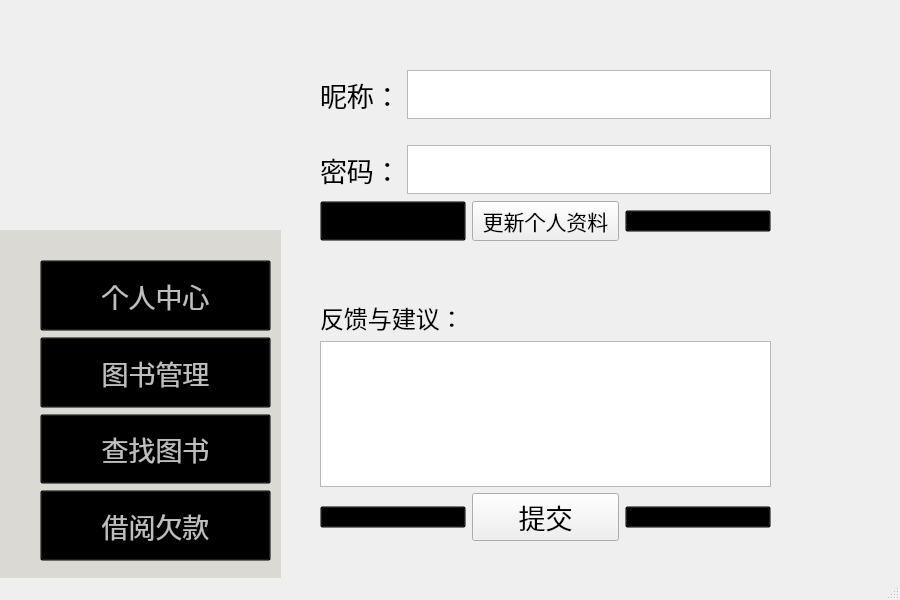
<?xml version="1.0" encoding="UTF-8"?>
<ui version="4.0">
 <class>MyWindow</class>
 <widget class="QMainWindow" name="MyWindow">
  <property name="geometry">
   <rect>
    <x>0</x>
    <y>0</y>
    <width>900</width>
    <height>600</height>
   </rect>
  </property>
  <property name="sizePolicy">
   <sizepolicy hsizetype="Expanding" vsizetype="Expanding">
    <horstretch>0</horstretch>
    <verstretch>0</verstretch>
   </sizepolicy>
  </property>
  <property name="windowTitle">
   <string>MyWindow</string>
  </property>
  <property name="layoutDirection">
   <enum>Qt::LayoutDirection::LeftToRight</enum>
  </property>
  <property name="autoFillBackground">
   <bool>false</bool>
  </property>
  <property name="styleSheet">
   <string notr="true">QPushButton {
    opacity: 0;  /* 设置按钮透明度 */
}</string>
  </property>
  <widget class="QWidget" name="centralwidget">
   <property name="enabled">
    <bool>true</bool>
   </property>
   <widget class="QWidget" name="verticalLayoutWidget">
    <property name="geometry">
     <rect>
      <x>0</x>
      <y>230</y>
      <width>281</width>
      <height>361</height>
     </rect>
    </property>
    <layout class="QVBoxLayout" name="mode">
     <item>
      <widget class="QFrame" name="frame">
       <property name="enabled">
        <bool>false</bool>
       </property>
       <property name="autoFillBackground">
        <bool>false</bool>
       </property>
       <property name="styleSheet">
        <string notr="true">QFrame {
    background-color: rgb(218,217,211); 
}
</string>
       </property>
       <property name="frameShape">
        <enum>QFrame::Shape::NoFrame</enum>
       </property>
       <property name="frameShadow">
        <enum>QFrame::Shadow::Plain</enum>
       </property>
       <widget class="QWidget" name="verticalLayoutWidget_2">
        <property name="geometry">
         <rect>
          <x>40</x>
          <y>30</y>
          <width>231</width>
          <height>301</height>
         </rect>
        </property>
        <layout class="QVBoxLayout" name="verticalLayout_2">
         <item>
          <widget class="QPushButton" name="PersonalMode_Button">
           <property name="sizePolicy">
            <sizepolicy hsizetype="Expanding" vsizetype="Expanding">
             <horstretch>0</horstretch>
             <verstretch>0</verstretch>
            </sizepolicy>
           </property>
           <property name="font">
            <font>
             <pointsize>20</pointsize>
            </font>
           </property>
           <property name="layoutDirection">
            <enum>Qt::LayoutDirection::LeftToRight</enum>
           </property>
           <property name="autoFillBackground">
            <bool>false</bool>
           </property>
           <property name="styleSheet">
            <string notr="true">QPushButton {
    background-color: transparent;
}</string>
           </property>
           <property name="text">
            <string>个人中心</string>
           </property>
          </widget>
         </item>
         <item>
          <widget class="QPushButton" name="BookMode_Button">
           <property name="sizePolicy">
            <sizepolicy hsizetype="Expanding" vsizetype="Expanding">
             <horstretch>0</horstretch>
             <verstretch>0</verstretch>
            </sizepolicy>
           </property>
           <property name="font">
            <font>
             <pointsize>20</pointsize>
            </font>
           </property>
           <property name="layoutDirection">
            <enum>Qt::LayoutDirection::LeftToRight</enum>
           </property>
           <property name="autoFillBackground">
            <bool>false</bool>
           </property>
           <property name="styleSheet">
            <string notr="true">QPushButton {
    background-color: transparent;
}</string>
           </property>
           <property name="text">
            <string>图书管理</string>
           </property>
          </widget>
         </item>
         <item>
          <widget class="QPushButton" name="FindBookMode_Button">
           <property name="sizePolicy">
            <sizepolicy hsizetype="Expanding" vsizetype="Expanding">
             <horstretch>0</horstretch>
             <verstretch>0</verstretch>
            </sizepolicy>
           </property>
           <property name="font">
            <font>
             <pointsize>20</pointsize>
            </font>
           </property>
           <property name="layoutDirection">
            <enum>Qt::LayoutDirection::LeftToRight</enum>
           </property>
           <property name="autoFillBackground">
            <bool>false</bool>
           </property>
           <property name="styleSheet">
            <string notr="true">QPushButton {
    background-color: transparent;
}</string>
           </property>
           <property name="text">
            <string>查找图书</string>
           </property>
          </widget>
         </item>
         <item>
          <widget class="QPushButton" name="PayMode_Button">
           <property name="sizePolicy">
            <sizepolicy hsizetype="Expanding" vsizetype="Expanding">
             <horstretch>0</horstretch>
             <verstretch>0</verstretch>
            </sizepolicy>
           </property>
           <property name="font">
            <font>
             <pointsize>20</pointsize>
            </font>
           </property>
           <property name="layoutDirection">
            <enum>Qt::LayoutDirection::LeftToRight</enum>
           </property>
           <property name="autoFillBackground">
            <bool>false</bool>
           </property>
           <property name="styleSheet">
            <string notr="true">QPushButton {
    background-color: transparent;
}</string>
           </property>
           <property name="text">
            <string>借阅欠款</string>
           </property>
          </widget>
         </item>
        </layout>
       </widget>
      </widget>
     </item>
    </layout>
   </widget>
   <widget class="QLabel" name="logo">
    <property name="enabled">
     <bool>true</bool>
    </property>
    <property name="geometry">
     <rect>
      <x>0</x>
      <y>0</y>
      <width>281</width>
      <height>271</height>
     </rect>
    </property>
    <property name="styleSheet">
     <string notr="true">QLabel {
    background-color: transparent;
}
</string>
    </property>
    <property name="frameShape">
     <enum>QFrame::Shape::NoFrame</enum>
    </property>
    <property name="frameShadow">
     <enum>QFrame::Shadow::Plain</enum>
    </property>
    <property name="text">
     <string/>
    </property>
    <property name="pixmap">
     <pixmap resource="resources.qrc">:/images/E:/document/year_one/3rd/Logo.png</pixmap>
    </property>
    <property name="scaledContents">
     <bool>true</bool>
    </property>
    <property name="wordWrap">
     <bool>false</bool>
    </property>
    <property name="openExternalLinks">
     <bool>false</bool>
    </property>
    <property name="textInteractionFlags">
     <set>Qt::TextInteractionFlag::LinksAccessibleByMouse</set>
    </property>
   </widget>
   <widget class="QWidget" name="verticalLayoutWidget_3">
    <property name="geometry">
     <rect>
      <x>320</x>
      <y>70</y>
      <width>451</width>
      <height>171</height>
     </rect>
    </property>
    <layout class="QVBoxLayout" name="personal">
     <item>
      <layout class="QFormLayout" name="formLayout_2">
       <item row="0" column="0">
        <widget class="QLabel" name="label">
         <property name="font">
          <font>
           <pointsize>20</pointsize>
          </font>
         </property>
         <property name="text">
          <string>昵称：</string>
         </property>
        </widget>
       </item>
       <item row="1" column="0">
        <widget class="QLabel" name="label_3">
         <property name="text">
          <string/>
         </property>
        </widget>
       </item>
       <item row="2" column="0">
        <widget class="QLabel" name="label_2">
         <property name="font">
          <font>
           <pointsize>20</pointsize>
          </font>
         </property>
         <property name="text">
          <string>密码：</string>
         </property>
        </widget>
       </item>
       <item row="2" column="1">
        <widget class="QTextBrowser" name="textBrowser_2"/>
       </item>
       <item row="0" column="1">
        <widget class="QTextBrowser" name="textBrowser"/>
       </item>
      </layout>
     </item>
     <item>
      <layout class="QHBoxLayout" name="horizontalLayout_3">
       <item>
        <widget class="QPushButton" name="None_3">
         <property name="enabled">
          <bool>false</bool>
         </property>
         <property name="sizePolicy">
          <sizepolicy hsizetype="Preferred" vsizetype="Preferred">
           <horstretch>0</horstretch>
           <verstretch>0</verstretch>
          </sizepolicy>
         </property>
         <property name="maximumSize">
          <size>
           <width>16777215</width>
           <height>16777215</height>
          </size>
         </property>
         <property name="styleSheet">
          <string notr="true">QPushButton {
    opacity: 0;  /* 设置按钮透明度 */
background-color: transparent;
}</string>
         </property>
         <property name="text">
          <string> </string>
         </property>
        </widget>
       </item>
       <item>
        <widget class="QPushButton" name="pushButton_3">
         <property name="font">
          <font>
           <pointsize>16</pointsize>
          </font>
         </property>
         <property name="text">
          <string>更新个人资料</string>
         </property>
        </widget>
       </item>
       <item>
        <widget class="QPushButton" name="None_4">
         <property name="enabled">
          <bool>false</bool>
         </property>
         <property name="styleSheet">
          <string notr="true">QPushButton {
    opacity: 0;  /* 设置按钮透明度 */
background-color: transparent;
}</string>
         </property>
         <property name="text">
          <string> </string>
         </property>
        </widget>
       </item>
      </layout>
     </item>
    </layout>
   </widget>
   <widget class="QWidget" name="verticalLayoutWidget_4">
    <property name="geometry">
     <rect>
      <x>320</x>
      <y>300</y>
      <width>451</width>
      <height>241</height>
     </rect>
    </property>
    <layout class="QVBoxLayout" name="request">
     <item>
      <widget class="QLabel" name="label_4">
       <property name="font">
        <font>
         <pointsize>18</pointsize>
        </font>
       </property>
       <property name="text">
        <string>反馈与建议：</string>
       </property>
      </widget>
     </item>
     <item>
      <widget class="QTextEdit" name="textEdit"/>
     </item>
     <item>
      <layout class="QHBoxLayout" name="horizontalLayout_2">
       <item>
        <widget class="QPushButton" name="None_2">
         <property name="enabled">
          <bool>false</bool>
         </property>
         <property name="styleSheet">
          <string notr="true">QPushButton {
    opacity: 0;  /* 设置按钮透明度 */
background-color: transparent;
}</string>
         </property>
         <property name="text">
          <string> </string>
         </property>
        </widget>
       </item>
       <item>
        <widget class="QPushButton" name="pushButton_2">
         <property name="font">
          <font>
           <pointsize>20</pointsize>
          </font>
         </property>
         <property name="text">
          <string>提交</string>
         </property>
        </widget>
       </item>
       <item>
        <widget class="QPushButton" name="None_1">
         <property name="enabled">
          <bool>false</bool>
         </property>
         <property name="styleSheet">
          <string notr="true">QPushButton {
    opacity: 0;  /* 设置按钮透明度 */
background-color: transparent;
}</string>
         </property>
         <property name="text">
          <string> </string>
         </property>
        </widget>
       </item>
      </layout>
     </item>
    </layout>
   </widget>
   <widget class="QLabel" name="cat_1">
    <property name="geometry">
     <rect>
      <x>730</x>
      <y>350</y>
      <width>171</width>
      <height>221</height>
     </rect>
    </property>
    <property name="sizePolicy">
     <sizepolicy hsizetype="Expanding" vsizetype="Expanding">
      <horstretch>0</horstretch>
      <verstretch>0</verstretch>
     </sizepolicy>
    </property>
    <property name="maximumSize">
     <size>
      <width>300</width>
      <height>300</height>
     </size>
    </property>
    <property name="text">
     <string/>
    </property>
    <property name="pixmap">
     <pixmap resource="resources.qrc">:/images/E:/document/year_one/3rd/Cat(1).png</pixmap>
    </property>
    <property name="scaledContents">
     <bool>true</bool>
    </property>
   </widget>
   <zorder>logo</zorder>
   <zorder>verticalLayoutWidget</zorder>
   <zorder>verticalLayoutWidget_3</zorder>
   <zorder>verticalLayoutWidget_4</zorder>
   <zorder>cat_1</zorder>
  </widget>
  <widget class="QMenuBar" name="menubar">
   <property name="geometry">
    <rect>
     <x>0</x>
     <y>0</y>
     <width>900</width>
     <height>18</height>
    </rect>
   </property>
  </widget>
  <widget class="QStatusBar" name="statusbar"/>
 </widget>
 <resources>
  <include location="resources.qrc"/>
 </resources>
 <connections/>
</ui>
